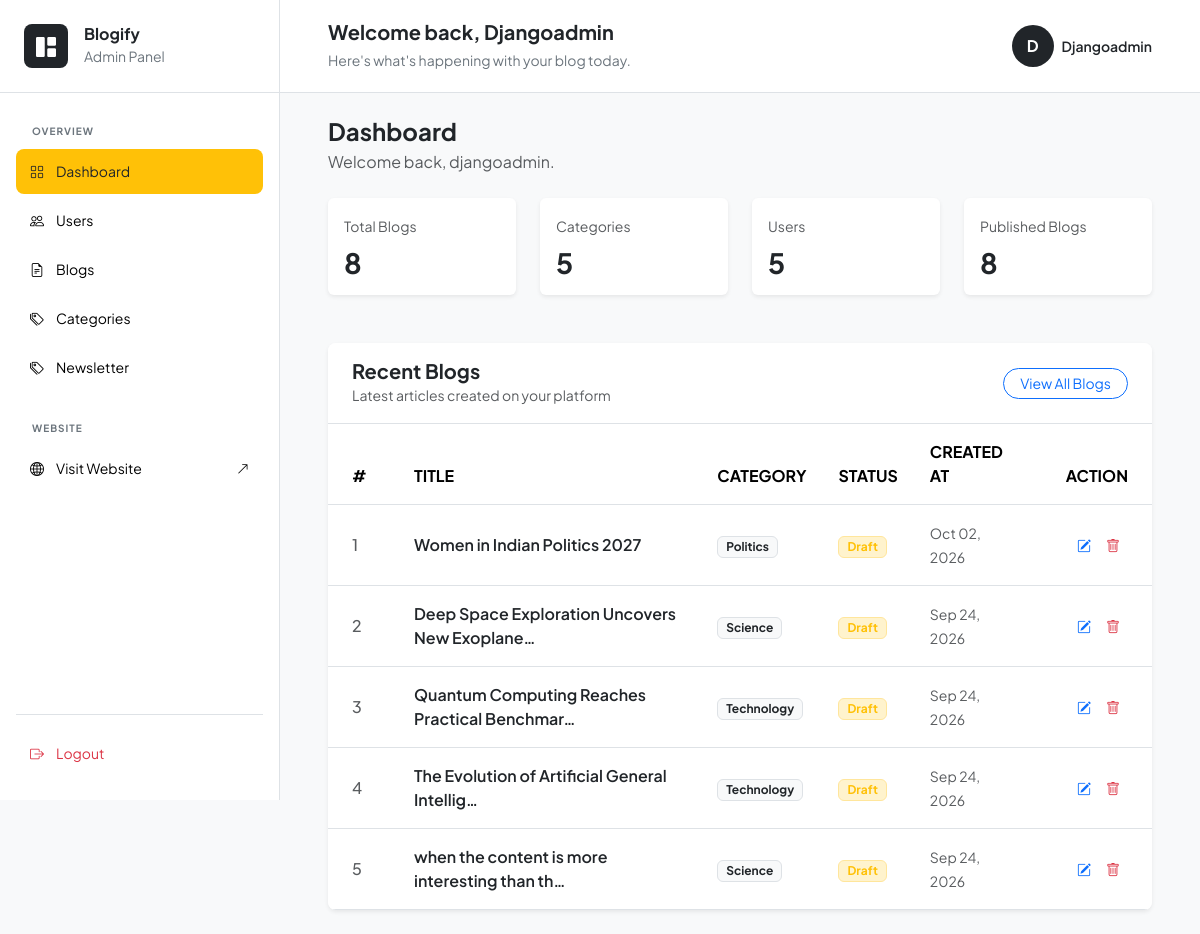
The page /dashboard/ (signed in) on the database its author committed.
### blogs/models.py (models this page shows, shortened)
class Blog(models.Model):
    STATUS_CHOICES = (
    ("draft", "Draft"),
    ("published", "Published")
)
    title = models.CharField(max_length=100)
    slug = models.SlugField(max_length=150, unique=True, blank=True)
    category = models.ForeignKey(Category, on_delete=models.CASCADE)
    author = models.ForeignKey(User, on_delete=models.CASCADE)
    featured_image = models.ImageField(upload_to='uploads/%Y/%m/%d')
    short_description = models.TextField(max_length=500)
    blog_body = models.TextField(max_length=2000)
    status = models.CharField(choices=STATUS_CHOICES, default="draft")
    is_featured = models.BooleanField(default=False)
    created_at = models.DateTimeField(auto_now_add=True)
    updated_at = models.DateTimeField(auto_now=True)

class Category(models.Model):
    category_name = models.CharField(max_length=50, unique=True)
    created_at = models.DateTimeField(auto_now_add=True)
    updated_at = models.DateTimeField(auto_now=True)
    class Meta:
        verbose_name_plural = "categories"

### dashboard/views.py (the view)
# urls.py: path('dashboard/', include('dashboard.urls')),
@dashboard_required
def dashboard(request):
    if not (request.user.is_staff or request.user.is_superuser):
        return redirect('home')
    categories_count = Category.objects.all().count()
    blogs_count = Blog.objects.all().count()
    published_blogs = Blog.objects.filter(status="published").count()
    user_count = User.objects.all().count()
    recent_blogs = Blog.objects.select_related('category').order_by('-created_at')[:5]
    context = {
        'categories_count': categories_count,
        'blogs_count': blogs_count,
        'user_count': user_count,
        'published_blogs': published_blogs,
        'recent_blogs': recent_blogs
    }
    return render(request, 'dashboard/dashboard.html', context)

### blogs/context_processors.py (called while the page is built)
def get_categories(request):
    categories = Category.objects.all()
    return dict(categories=categories)

### templates/dashboard/dashboard.html (shortened to what this page needs)
{% extends 'dashboard/dashboard_base.html' %}
{% block content %}
<div class="p-4">
  <div class="mb-4">
  <h4 class="fw-bold mb-1">Dashboard</h4>
  <p class="text-muted mb-0">
    Welcome back, {{ request.user.username }}.
  </p>
</div>
<div class="row g-4 mb-5">
  <div class="col-md-3">
    <div class="card border-0 shadow-sm">
      <div class="card-body">
        <small class="text-muted">Total Blogs</small>
        <h3 class="fw-bold mt-2 mb-0">{{ blogs_count }}</h3>
      </div>
    </div>
  </div>
  <div class="col-md-3">
    <div class="card border-0 shadow-sm">
      <div class="card-body">
        <small class="text-muted">Categories</small>
        <h3 class="fw-bold mt-2 mb-0">{{ categories_count }}</h3>
      </div>
    </div>
  </div>
  <div class="col-md-3">
    <div class="card border-0 shadow-sm">
      <div class="card-body">
        <small class="text-muted">Users</small>
        <h3 class="fw-bold mt-2 mb-0">{{ user_count }}</h3>
      </div>
    </div>
  </div>
  <div class="col-md-3">
    <div class="card border-0 shadow-sm">
      <div class="card-body">
        <small class="text-muted">Published Blogs</small>
        <h3 class="fw-bold mt-2 mb-0">{{ published_blogs }}</h3>
      </div>
    </div>
  </div>
</div>
<div class="card border-0 shadow-sm rounded-3 overflow-hidden">
  <div class="card-header bg-white py-3 px-4 d-flex justify-content-between align-items-center border-bottom">
    <div>
      <h5 class="fw-bold mb-0">Recent Blogs</h5>
      <small class="text-muted">Latest articles created on your platform</small>
    </div>
    <a href="{% url 'blogs' %}" class="btn btn-sm btn-outline-primary rounded-pill px-3">
      View All Blogs
    </a>
  </div>
  <div class="table-responsive">
    <table class="table table-hover align-middle mb-0">
      <thead class="bg-light border-bottom">
        <tr class="text-uppercase text-secondary fw-semibold fs-7">
          <th scope="col" class="py-3 px-4" style="width: 70px;">#</th>
          <th scope="col" class="py-3 px-3">Title</th>
          <th scope="col" class="py-3 px-3">Category</th>
          <th scope="col" class="py-3 px-3">Status</th>
          <th scope="col" class="py-3 px-3">Created At</th>
          <th scope="col" class="py-3 px-4 text-end" style="width: 120px;">Action</th>
        </tr>
      </thead>
      <tbody>
        {% for blog in recent_blogs %}
        <tr>
          <td class="py-3 px-4 text-muted fw-medium">{{ forloop.counter }}</td>
          <td class="py-3 px-3">
            <a href="#" class="text-decoration-none text-dark fw-semibold">
              {{ blog.title|truncatechars:45 }}
            </a>
          </td>
          <td class="py-3 px-3">
            <span class="badge bg-light text-dark border">
              {{ blog.category.category_name }}
            </span>
          </td>
          <td class="py-3 px-3">
            {% if blog.status == 'Published' or blog.is_published %}
              <span class="badge bg-success-subtle text-success border border-success-subtle px-2 py-1">
                Published
              </span>
            {% else %}
              <span class="badge bg-warning-subtle text-warning border border-warning-subtle px-2 py-1">
                Draft
              </span>
            {% endif %}
          </td>
          <td class="py-3 px-3 text-muted">
            <small>{{ blog.created_at|date:"M d, Y" }}</small>
          </td>
          <td class="py-3 px-4 text-end">
            <div class="btn-group btn-group-sm">
              <a href="#" class="btn btn-outline-secondary border-0 text-primary" title="Edit">
                <i class="bi bi-pencil-square"></i>
              </a>
              <a href="#" class="btn btn-outline-secondary border-0 text-danger" title="Delete">
                <i class="bi bi-trash"></i>
              </a>
            </div>
          </td>
        </tr>
        {% empty %}
        <tr>
          <td colspan="6" class="text-center py-4 text-muted">
            No recent blogs found.
          </td>
        </tr>
        {% endfor %}
      </tbody>
    </table>
  </div>
</div>
</div>
{% endblock %}

### templates/dashboard/dashboard_base.html (shortened to what this page needs)
{% load static %}
<!doctype html>
<html lang="en">
  <head>
    <link
      href="https://cdn.jsdelivr.net/npm/bootstrap@5.3.2/dist/css/bootstrap.min.css"
      rel="stylesheet"
    />
    <link
      rel="stylesheet"
      href="https://cdn.jsdelivr.net/npm/bootstrap-icons@1.11.3/font/bootstrap-icons.min.css"
    />
  </head>
  <body>
    <div class="d-flex min-vh-100">
      <aside
        class="dashboard-sidebar bg-white border-end d-flex flex-column sticky-top vh-100"
      >
        <div class="px-4 py-4 border-bottom">
          <a
            href="{% url 'dashboard' %}"
            class="text-decoration-none text-dark d-flex align-items-center gap-3"
          >
            <div
              class="bg-dark text-white rounded-3 d-flex align-items-center justify-content-center"
              style="width: 44px; height: 44px"
            >
              <i class="bi bi-grid-1x2-fill fs-5"></i>
            </div>
            <div>
              <h6 class="mb-0 fw-bold">Blogify</h6>
              <small class="text-secondary"> Admin Panel </small>
            </div>
          </a>
        </div>
        <div class="px-3 pt-4">
          <small
            class="text-uppercase text-secondary fw-bold px-3"
            style="font-size: 10px; letter-spacing: 1px"
          >
            Overview
          </small>
        </div>
        <nav class="px-3 pt-2 flex-grow-1">
          <a
            href="{% url 'dashboard' %}"
            class="sidebar-link rounded-3 mb-1 {% if '/dashboard/' == request.path %}bg-warning text-dark{% endif %}"
          >
            <i class="bi bi-grid"></i>
            <span>Dashboard</span>
          </a>
          {% if perms.auth.view_user %}
               <a
            href="{% url 'users' %}"
            class="sidebar-link rounded-3 mb-1 {% if '/users/' in request.path %}bg-warning text-dark{% endif %}"
          >
            <i class="bi bi-people"></i>
            <span>Users</span>
          </a>
          {% endif %}
          <a
            href="{% url 'blogs' %}"
            class="sidebar-link rounded-3 mb-1 {% if '/blogs/' in request.path %}bg-warning text-dark{% endif %}"
          >
            <i class="bi bi-file-earmark-text"></i>
            <span>Blogs</span>
          </a>
          <a
            href="{% url 'categories' %}"
            class="sidebar-link rounded-3 mb-1 {% if '/categories/' in request.path %}bg-warning text-dark{% endif %}"
          >
            <i class="bi bi-tags"></i>
            <span>Categories</span>
          </a>
          <a
            href="{% url 'newsletter' %}"
            class="sidebar-link rounded-3 mb-1 {% if '/newsletter/' in request.path %}bg-warning text-dark{% endif %}"
          >
            <i class="bi bi-tags"></i>
            <span>Newsletter</span>
          </a>
          <div class="mt-4 px-3">
            <small
              class="text-uppercase text-secondary fw-bold"
              style="font-size: 10px; letter-spacing: 1px"
            >
              Website
            </small>
          </div>
          <a href="{% url 'home' %}" class="sidebar-link rounded-3 mt-2">
            <i class="bi bi-globe2"></i>
            <span> Visit Website </span>
            <i class="bi bi-arrow-up-right ms-auto small"></i>
          </a>
        </nav>
        <div class="px-3 pb-4">
          <div class="border-top pt-3">
            <a
              href="{% url 'logout' %}"
              class="sidebar-link rounded-3 text-danger"
            >
              <i class="bi bi-box-arrow-right"></i>
              <span>Logout</span>
            </a>
          </div>
        </div>
      </aside>
      <div class="dashboard-main flex-grow-1">
        <header class="dashboard-header bg-white border-bottom sticky-top">
          <div
            class="h-100 px-4 px-lg-5 d-flex align-items-center justify-content-between"
          >
            <div>
              <h5 class="fw-bold mb-1">
                Welcome back, <span class="text-capitalize">{{ request.user.username }}</span>
              </h5>
              <small class="text-secondary">
                Here's what's happening with your blog today.
              </small>
            </div>
            <div class="d-flex align-items-center gap-3">
              <div class="d-flex align-items-center gap-2">
                <div
                  class="bg-dark text-white rounded-circle d-flex align-items-center justify-content-center fw-bold"
                  style="width: 42px; height: 42px"
                >
                  {{ request.user.username|first|upper }}
                </div>
                <div class="d-none d-md-block">
                  <div class="fw-semibold small text-capitalize">
                    {{ request.user.username }}
                  </div>
                </div>
              </div>
            </div>
          </div>
        </header>
        <main class="px-4 ">
          {% block content %}
           {% endblock %}
        </main>
      </div>
    </div>
  </body>
</html>

### templates/dashboard/dashboard_base.html (style rules this page uses)
body { font-family: "Plus Jakarta Sans", sans-serif; background: #f8f9fa; }
.dashboard-sidebar { width: 280px; flex-shrink: 0; }
.dashboard-main { min-width: 0; }
.sidebar-link { display: flex; align-items: center; gap: 12px; padding: 12px 14px; color: black; text-decoration: none; font-size: 14px; transition: 0.2s; }
.dashboard-header { height: 93px; }

### rows shown on the page
Blog: title "Women in Indian Politics 2027", category.category_name "Politics", status "Draft", created_at "Oct 02, 2026"
Blog: title "Deep Space Exploration Uncovers New Exoplane…", category.category_name "Science", status "Draft", created_at "Sep 24, 2026"
Blog: title "Quantum Computing Reaches Practical Benchmar…", category.category_name "Technology", status "Draft", created_at "Sep 24, 2026"
Blog: title "The Evolution of Artificial General Intellig…", category.category_name "Technology", status "Draft", created_at "Sep 24, 2026"
Blog: title "when the content is more interesting than th…", category.category_name "Science", status "Draft", created_at "Sep 24, 2026"

### other values the page prints
{{ request.user.username }} "Djangoadmin"
{{ request.user.username|first|upper }} "D"
{{ request.user.username }} "djangoadmin"
{{ blogs_count }} "8"
{{ categories_count }} "5"
{{ user_count }} "5"
{{ published_blogs }} "8"
